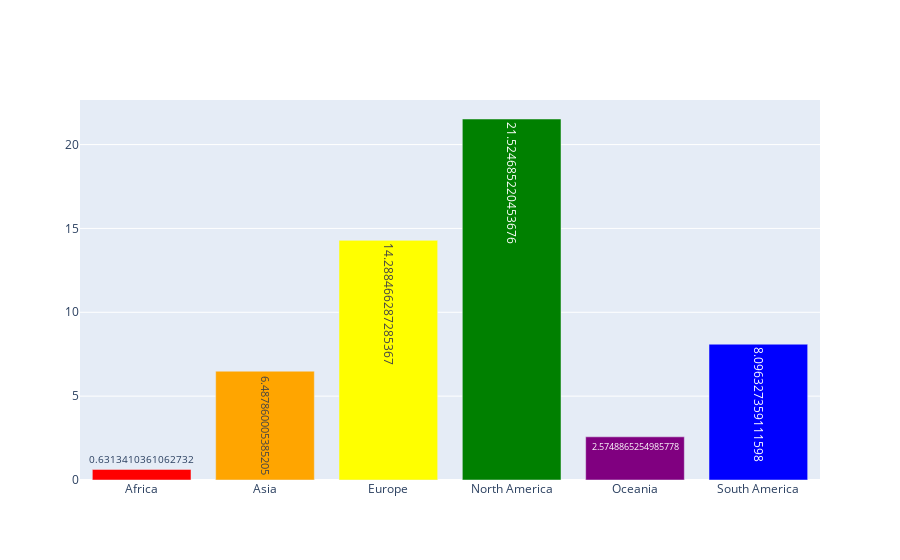

Notebook source saved alongside this figure:
### Code cell
# Use textposition='auto' for direct text
x = df_continent['continent']
y = df_continent['Perc One dose']
fig = go.Figure(data=[go.Bar(
            x=x, y=y,
            text=y,
            marker_color=colors,    
        )])

#fig.update_traces(texttemplate='%{y:5.2f}%', textposition='outside')
#update_layout(title_text=f'% of Population that receive at least the First dose until {update}')
fig.show()

### Figure 1 — Plotly figure (JSON) as saved in the notebook; plotly's stock layout.template omitted (floating-point values rounded to 4 significant figures)
{"data": [{"marker": {"color": ["red", "orange", "yellow", "green", "purple", "blue"]}, "text": [0.6313, 6.488, 14.29, 21.52, 2.575, 8.096], "type": "bar", "x": ["Africa", "Asia", "Europe", "North America", "Oceania", "South America"], "y": [0.6313, 6.488, 14.29, 21.52, 2.575, 8.096]}], "layout": {}}
